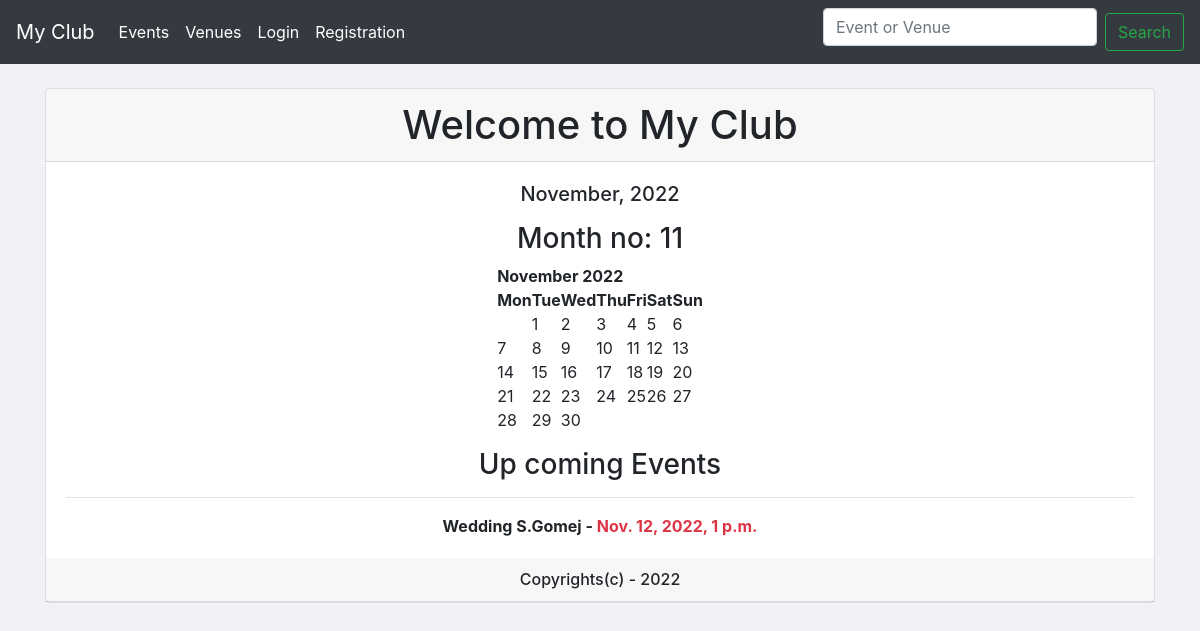
/, run on an earlier commit of the app's database.
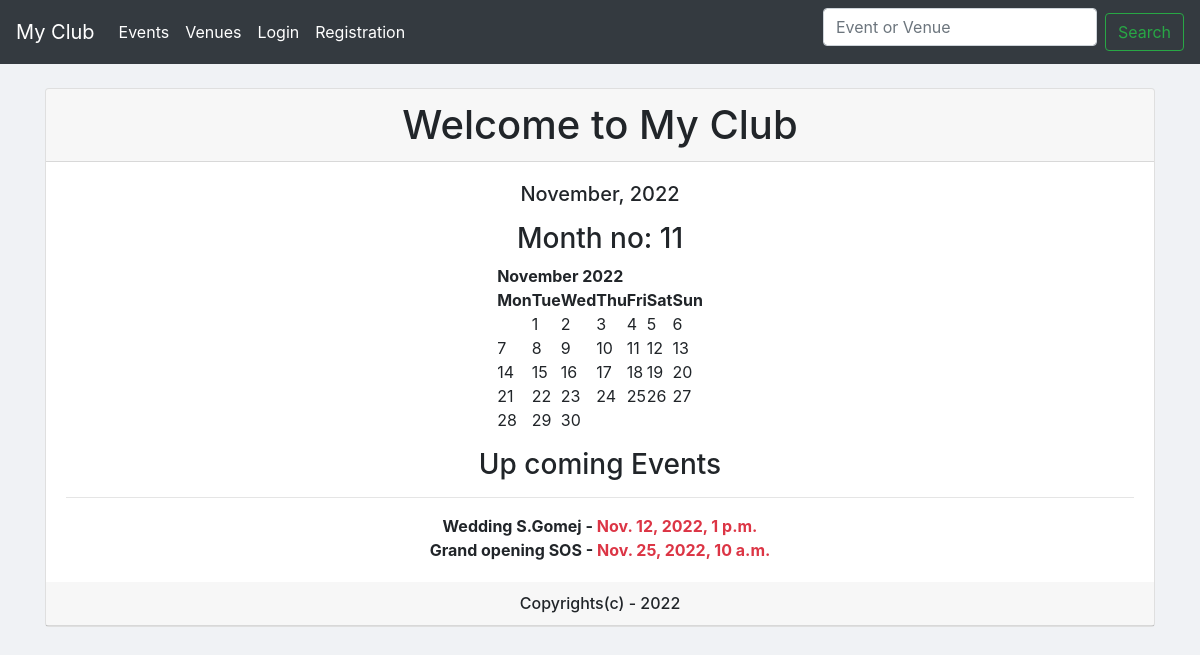
And on a later commit of the database.
### events/models.py (models this page shows, shortened)
class Event(models.Model):
	name = models.CharField('Event name', max_length=120)
	event_date = models.DateTimeField('Event date')
	venue = models.ForeignKey(Venue, null=True, on_delete=models.CASCADE) # Many to One Relation
	manager = models.ForeignKey(User, blank=True,on_delete=models.CASCADE) # Many to one Relation
	description = models.TextField(blank=True)
	attendees = models.ManyToManyField(MyClubUser,blank=True) # Many to Many Relation
	def __str__(self):
		return self.name

### events/views.py (the view)
# urls.py: 2. Add a URL to urlpatterns:  path('', views.home, name='home')
def home(request, year=datetime.now().year, month=datetime.now().strftime('%B')):
	month = month.capitalize()
	month_number = list(calendar.month_name).index(month)
	month_number = int(month_number)
	cal = HTMLCalendar().formatmonth(year, month_number)
	now = datetime.now()
	current_year = now.year
	event_list = Event.objects.filter(
			event_date__year = year,
			event_date__month = month_number,
		)
	context = {
		'year': year,
		'month': month,
		'month_number':month_number,
		'cal':cal,
		'current_year':current_year,
		'event_list':event_list,
	}
	return render(request, 'events/home.html', context)

### events/templates/events/home.html
{% extends 'events/base.html' %}
    {% block content %}
      <center>
      <div class="card">
  <h1 class="card-header">Welcome to My Club</h1>
  <div class="card-body">
    <h5 class="card-title"><p>{{month}}, {{year}}</p></h5>
    <p class="card-text"><h3>Month no: {{month_number}}</h3>
      {{cal|safe}}</p>
      <h3>Up coming Events</h3><hr>
      {% if event_list %}
        {% for event in event_list %}
          <b>{{event}} - <span class="text-danger">{{event.event_date}}</span></b> <br>
        {% endfor %}
      {% else %}
      <strong class="text-danger">Sorry... There isno events in this month...</strong>
      {% endif %}
  </div>
<h6 class="card-header">Copyrights(c) - {{current_year}}</h6>
</div>
      </center>
    {% endblock content %}

### events/templates/events/base.html (shortened to what this page needs)
<!doctype html>
<html lang="en">
  <head>
    <link rel="stylesheet" href="https://cdn.jsdelivr.net/npm/bootstrap@4.0.0/dist/css/bootstrap.min.css">
  </head>
  <body>
  		{% include 'events/navbar.html' %}
  		<br>
    	<div class="container">
    {% block content %}
		{% endblock content %}
    	</div>
  </body>
</html>

### events/templates/events/navbar.html (shortened to what this page needs)
<nav class="navbar navbar-expand-lg navbar-dark bg-dark">
  <a class="navbar-brand" href="{% url 'home' %}">My Club</a>
  <div class="collapse navbar-collapse" id="navbarSupportedContent">
    <ul class="navbar-nav mr-auto">
      <li class="nav-item active">
        <a class="nav-link" href="{% url 'list-events' %}">Events</a>
      </li>
      <li class="nav-item active">
        <a class="nav-link" href="{% url 'list-venue' %}">Venues</a>
      </li>
      {% if request.user.is_authenticated %}
      <li class="nav-item dropdown">
        <a class="nav-link dropdown-toggle" href="#" id="navbarDropdown" role="button" data-toggle="dropdown" aria-haspopup="true" aria-expanded="false">
          @{{user}}
        </a>
        <div class="dropdown-menu" aria-labelledby="navbarDropdown">
          <a class="dropdown-item disabled">{{user.first_name}} {{user.last_name}}</a>
          <div class="dropdown-divider"></div>
          <a class="dropdown-item" href="{% url 'my-events' %}">My Events</a>
          <div class="dropdown-divider"></div>
          <a class="dropdown-item" href="{% url 'home' '2022' 'December' %}">December</a>
          <div class="dropdown-divider"></div>
          <a class="dropdown-item" href="{% url 'logout' %}">Logout</a>
          <!-- <a class="dropdown-item" href="{% url 'login' %}">Login</a>
          <div class="dropdown-divider"></div>
          <a class="dropdown-item" href="{% url 'signup' %}">Sign Up</a> -->
        </div>
      </li>
      {% else %}
      <li class="nav-item active">
        <a class="nav-link" href="{% url 'login' %}">Login</a>
      </li>
      <li class="nav-item active">
        <a class="nav-link" href="{% url 'signup' %}">Registration</a>
      </li>
      {% endif %}
    </ul>
    <form class="form-inline my-2 my-lg-0" method="POST" action="{% url 'searchany' %}">
      <input class="form-control mr-sm-2" type="search" name="searched" placeholder="Event or Venue" aria-label="Search">
      <input class="btn btn-outline-success my-2 my-sm-0" type="submit" value="Search">
    </form>
  </div>
</nav>

### events/templates/events/base.html (style rules this page uses)
body { background-color: #f0f2f5; }
.form-control { margin-bottom: 10px !important; }

What changed in the data, as far as the page shows it:
added Event: name "Grand opening SOS", event_date "Nov. 25, 2022, 10 a.m."
